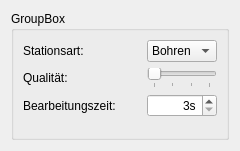
<?xml version="1.0" encoding="UTF-8"?>
<ui version="4.0">
 <class>stationSetup</class>
 <widget class="QWidget" name="stationSetup">
  <property name="geometry">
   <rect>
    <x>0</x>
    <y>0</y>
    <width>240</width>
    <height>151</height>
   </rect>
  </property>
  <property name="windowTitle">
   <string>Station</string>
  </property>
  <property name="windowIcon">
   <iconset resource="ressources.qrc">
    <normaloff>:/icons/nxt.png</normaloff>:/icons/nxt.png</iconset>
  </property>
  <layout class="QVBoxLayout" name="verticalLayout">
   <item>
    <widget class="QGroupBox" name="groupBox">
     <property name="title">
      <string>GroupBox</string>
     </property>
     <layout class="QVBoxLayout" name="verticalLayout_2">
      <item>
       <layout class="QGridLayout" name="gridLayout">
        <item row="3" column="2">
         <widget class="QSpinBox" name="spinBox">
          <property name="alignment">
           <set>Qt::AlignRight|Qt::AlignTrailing|Qt::AlignVCenter</set>
          </property>
          <property name="suffix">
           <string>s</string>
          </property>
          <property name="minimum">
           <number>3</number>
          </property>
          <property name="maximum">
           <number>20</number>
          </property>
         </widget>
        </item>
        <item row="3" column="1">
         <spacer name="horizontalSpacer">
          <property name="orientation">
           <enum>Qt::Horizontal</enum>
          </property>
          <property name="sizeHint" stdset="0">
           <size>
            <width>40</width>
            <height>20</height>
           </size>
          </property>
         </spacer>
        </item>
        <item row="3" column="0">
         <widget class="QLabel" name="label_3">
          <property name="text">
           <string>Bearbeitungszeit:</string>
          </property>
         </widget>
        </item>
        <item row="2" column="2">
         <widget class="QSlider" name="horizontalSlider">
          <property name="minimum">
           <number>1</number>
          </property>
          <property name="maximum">
           <number>4</number>
          </property>
          <property name="pageStep">
           <number>1</number>
          </property>
          <property name="orientation">
           <enum>Qt::Horizontal</enum>
          </property>
          <property name="invertedAppearance">
           <bool>false</bool>
          </property>
          <property name="tickPosition">
           <enum>QSlider::TicksBelow</enum>
          </property>
          <property name="tickInterval">
           <number>1</number>
          </property>
         </widget>
        </item>
        <item row="2" column="0">
         <widget class="QLabel" name="label_2">
          <property name="text">
           <string>Qualität:</string>
          </property>
         </widget>
        </item>
        <item row="1" column="2">
         <widget class="QComboBox" name="comboBox">
          <item>
           <property name="text">
            <string>Bohren</string>
           </property>
          </item>
          <item>
           <property name="text">
            <string>Drehen</string>
           </property>
          </item>
          <item>
           <property name="text">
            <string>Fräsen</string>
           </property>
          </item>
         </widget>
        </item>
        <item row="1" column="0">
         <widget class="QLabel" name="label">
          <property name="text">
           <string>Stationsart:</string>
          </property>
         </widget>
        </item>
       </layout>
      </item>
      <item>
       <spacer name="verticalSpacer">
        <property name="orientation">
         <enum>Qt::Vertical</enum>
        </property>
        <property name="sizeHint" stdset="0">
         <size>
          <width>20</width>
          <height>40</height>
         </size>
        </property>
       </spacer>
      </item>
     </layout>
    </widget>
   </item>
  </layout>
 </widget>
 <resources>
  <include location="ressources.qrc"/>
 </resources>
 <connections/>
</ui>
